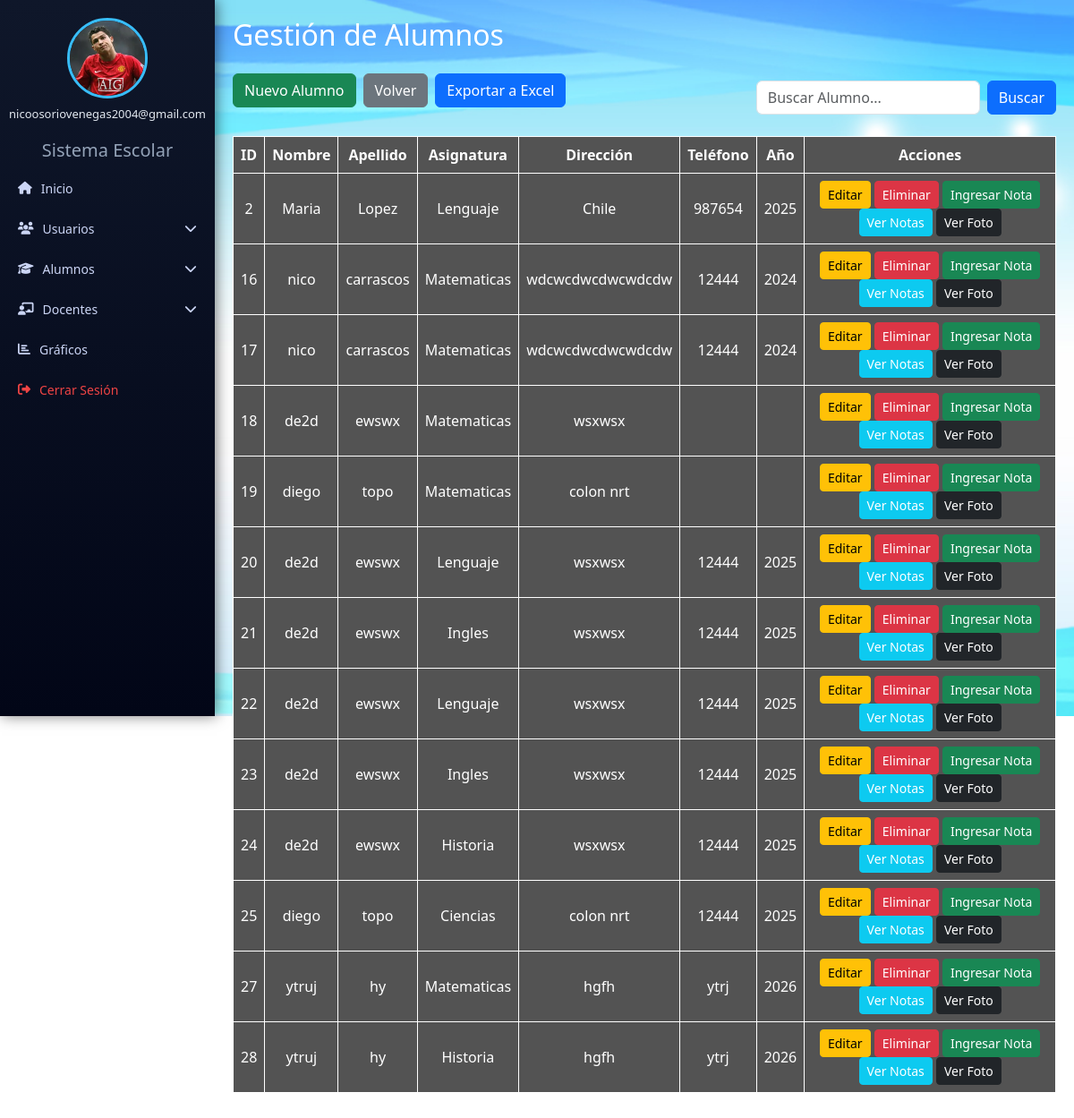
/alumnos.php (signed in), run on the app's committed database.
### tables this page shows
CREATE TABLE `usuarios` (
  `id` int(11) NOT NULL,
  `nombre` varchar(50) DEFAULT NULL,
  `apellido` varchar(50) DEFAULT NULL,
  `tipo_usuario` varchar(20) DEFAULT NULL,
  `correo` varchar(100) DEFAULT NULL,
  `password` varchar(255) DEFAULT NULL,
  `token` varchar(100) DEFAULT NULL,
  `token_expira` datetime DEFAULT NULL,
  `foto` varchar(255) DEFAULT 'imagenes/user.png',
  `role` enum('administrador','usuario') NOT NULL DEFAULT 'usuario'
);

CREATE TABLE `alumnos` (
  `id` int(11) NOT NULL,
  `nombre_alumno` varchar(50) DEFAULT NULL,
  `apellido_alumno` varchar(50) DEFAULT NULL,
  `asignatura` text DEFAULT NULL,
  `direccion_alumno` varchar(100) DEFAULT NULL,
  `telefono_alumno` varchar(20) DEFAULT NULL,
  `anio_escolar` varchar(20) DEFAULT NULL,
  `foto` varchar(255) NOT NULL,
  `usuario_id` int(11) DEFAULT NULL,
  `asignatura_id` int(11) DEFAULT NULL
);

### alumnos.php (the view, shortened to what this page needs)
<?php
include("conexion.php");
$buscar = isset($_GET['buscar']) ? $_GET['buscar'] : '';
if($buscar != ''){
    $sql = "SELECT * FROM alumnos
            WHERE id LIKE '%$buscar%'
            OR nombre_alumno LIKE '%$buscar%'
            OR apellido_alumno LIKE '%$buscar%'
            OR asignatura LIKE '%$buscar%'";
} else {
    $sql = "SELECT * FROM alumnos";
}
$resultado = mysqli_query($conexion, $sql);
?>
<!DOCTYPE html>
<html>
<head>
    <link href="https://cdn.jsdelivr.net/npm/bootstrap@5.3.2/dist/css/bootstrap.min.css" rel="stylesheet">
</head>
<body>
<?php include("sidebar.php"); ?>
<div class="container-custom">
<h2 class="mb-4">Gestión de Alumnos</h2>
<div class="d-flex justify-content-between align-items-center mb-3">
    <div class="d-flex gap-2 mb-3">
        <a href="nuevo_alumno.php" class="btn btn-success">Nuevo Alumno</a>
        <a href="dashboard.php" class="btn btn-secondary">Volver</a>
        <a href="exportar_excel.php" class="btn btn-primary">Exportar a Excel</a>
    </div>
    <form method="GET" class="d-flex">
        <input
            type="text"
            name="buscar"
            class="form-control me-2"
            placeholder="Buscar Alumno..."
            value="<?php echo $buscar; ?>"
        >
        <button type="submit" class="btn btn-primary">Buscar</button>
    </form>
</div>
<table class="table table-bordered">
    <tr>
        <th>ID</th>
        <th>Nombre</th>
        <th>Apellido</th>
        <th>Asignatura</th>
        <th>Dirección</th>
        <th>Teléfono</th>
        <th>Año</th>
        <th>Acciones</th>
    </tr>
    <?php while($fila = mysqli_fetch_array($resultado)){ ?>
    <tr>
        <td><?php echo $fila['id']; ?></td>
        <td><?php echo $fila['nombre_alumno']; ?></td>
        <td><?php echo $fila['apellido_alumno']; ?></td>
        <td><?php echo $fila['asignatura']; ?></td>
        <td><?php echo $fila['direccion_alumno']; ?></td>
        <td><?php echo $fila['telefono_alumno']; ?></td>
        <td><?php echo $fila['anio_escolar']; ?></td>
        <td>
            <a href="editar_alumno.php?id=<?php echo $fila['id']; ?>" class="btn btn-warning btn-sm">Editar</a>
            <a href="eliminar_alumno.php?id=<?php echo $fila['id']; ?>" class="btn btn-danger btn-sm">Eliminar</a>
            <a href="ingreso_notas.php?id=<?php echo $fila['id']; ?>" class="btn btn-success btn-sm">Ingresar Nota</a>
            <a href="ver_notas.php?id=<?php echo $fila['id']; ?>" class="btn btn-info btn-sm">Ver Notas</a>
            <a href="ver_foto.php?id=<?php echo $fila['id']; ?>" class="btn btn-dark btn-sm">Ver Foto</a>
        </td>
    </tr>
    <?php } ?>
</table>
</div>
</body>
</html>

### sidebar.php (shortened to what this page needs)
<?php
include("conexion.php");
$correo = $_SESSION['usuario'] ?? '';
$sql = "SELECT foto, tipo_usuario FROM usuarios WHERE correo = ?";
$stmt = $conexion->prepare($sql);
$stmt->bind_param("s", $correo);
$stmt->execute();
$result = $stmt->get_result();
$user = $result->fetch_assoc();
$tipo = strtolower(trim($_SESSION['role'] ?? ''));
$ruta = (!empty($user['foto']) && file_exists($user['foto']))
        ? $user['foto']
        : 'imagenes/user.png';
?>
<link rel="stylesheet" href="https://cdnjs.cloudflare.com/ajax/libs/font-awesome/6.5.0/css/all.min.css">
<div class="sidebar">
<div class="user-box">
<form method="POST" action="subir_foto.php" enctype="multipart/form-data" id="formFoto">
    <div class="foto-container" onclick="document.getElementById('inputFoto').click();">
        <img src="<?php echo $ruta; ?>">
    </div>
</form>
<h6><?php echo htmlspecialchars($_SESSION['usuario']); ?></h6>
</div>
<h5 style="color:#94a3b8;text-align:center;">Sistema Escolar</h5>
<a href="<?php echo ($tipo === 'administrador') ? 'dashboard.php' : 'dashboard_usuario.php'; ?>">
    <i class="fas fa-home"></i> Inicio
</a>
<?php if($tipo === 'administrador'){ ?>
<a href="#" onclick="toggleMenu('usuariosMenu', this)">
    <i class="fas fa-users"></i> Usuarios
    <i class="fas fa-chevron-down flecha"></i>
</a>
<?php } ?>
<a href="#" onclick="toggleMenu('alumnosMenu', this)">
    <i class="fas fa-graduation-cap"></i> Alumnos
    <i class="fas fa-chevron-down flecha"></i>
</a>
<a href="#" onclick="toggleMenu('docentesMenu', this)">
    <i class="fas fa-chalkboard-teacher"></i> Docentes
    <i class="fas fa-chevron-down flecha"></i>
</a>
<a href="<?php echo ($tipo === 'administrador') ? 'grafico_notas.php' : 'grafico_notas_usuario.php'; ?>">
    <i class="fas fa-chart-bar"></i> Gráficos
</a>
<a href="logout.php" class="logout">
    <i class="fas fa-sign-out-alt"></i> Cerrar Sesión
</a>
</div>

### alumnos.php (style rules this page uses)
body { margin: 0; height: 100vh; background-image: url("imagenes/fondo6.jpg"); background-size: cover; background-position: center; background-repeat: no-repeat; }
.container-custom { margin-left: 240px; padding: 20px; }
table { width: 100%; background-color: #000000 !important; color: #fff !important; }
table th, table td { border: 1px solid #fff !important; text-align: center; vertical-align: middle; background-color: #535353 !important; color: #fff !important; }
table th { background-color: #535353 !important; }
.btn-warning { color: #000 !important; }
.btn-danger, .btn-success, .btn-info, .btn-primary, .btn-secondary { color: #fff !important; }
.d-flex input[type="text"] { max-width: 250px; }
h2 { color: #ffffff; }

### sidebar.php (style rules this page uses)
.sidebar { position: fixed; top: 0; left: 0; width: 240px; height: 100vh; background: linear-gradient(180deg, #0f172a, #020617); padding-top: 20px; box-shadow: 2px 0px 15px rgba(0,0,0,0.5); }
.user-box { text-align: center; margin-bottom: 20px; }
.foto-container { width: 90px; height: 90px; margin: auto; cursor: pointer; }
.foto-container img { width: 100%; height: 100%; border-radius: 50%; border: 3px solid #38bdf8; object-fit: cover; transition: 0.3s; }
.user-box h6 { color: #e2e8f0; margin-top: 10px; font-size: 13px; }
.sidebar a { display: flex; align-items: center; gap: 10px; color: #cbd5f5; padding: 12px 20px; text-decoration: none; font-size: 14px; transition: 0.3s; }
.flecha { margin-left: auto; transition: 0.3s; }
.logout { color: #ef4444 !important; }

### data on the page
usuarios: foto (picture)
alumnos: id "2", nombre_alumno "Maria", apellido_alumno "Lopez", asignatura "Lenguaje", direccion_alumno "Chile", telefono_alumno "987654", anio_escolar "2025"
alumnos: id "16", nombre_alumno "nico", apellido_alumno "carrascos", asignatura "Matematicas", direccion_alumno "wdcwcdwcdwcwdcdw", telefono_alumno "12444", anio_escolar "2024"
alumnos: id "17", nombre_alumno "nico", apellido_alumno "carrascos", asignatura "Matematicas", direccion_alumno "wdcwcdwcdwcwdcdw", telefono_alumno "12444", anio_escolar "2024"
alumnos: id "18", nombre_alumno "de2d", apellido_alumno "ewswx", asignatura "Matematicas", direccion_alumno "wsxwsx"
alumnos: id "19", nombre_alumno "diego", apellido_alumno "topo", asignatura "Matematicas", direccion_alumno "colon nrt"
alumnos: id "20", nombre_alumno "de2d", apellido_alumno "ewswx", asignatura "Lenguaje", direccion_alumno "wsxwsx", telefono_alumno "12444", anio_escolar "2025"
alumnos: id "21", nombre_alumno "de2d", apellido_alumno "ewswx", asignatura "Ingles", direccion_alumno "wsxwsx", telefono_alumno "12444", anio_escolar "2025"
alumnos: id "22", nombre_alumno "de2d", apellido_alumno "ewswx", asignatura "Lenguaje", direccion_alumno "wsxwsx", telefono_alumno "12444", anio_escolar "2025"
alumnos: id "23", nombre_alumno "de2d", apellido_alumno "ewswx", asignatura "Ingles", direccion_alumno "wsxwsx", telefono_alumno "12444", anio_escolar "2025"
alumnos: id "24", nombre_alumno "de2d", apellido_alumno "ewswx", asignatura "Historia", direccion_alumno "wsxwsx", telefono_alumno "12444", anio_escolar "2025"
alumnos: id "25", nombre_alumno "diego", apellido_alumno "topo", asignatura "Ciencias", direccion_alumno "colon nrt", telefono_alumno "12444", anio_escolar "2025"
alumnos: id "27", nombre_alumno "ytruj", apellido_alumno "hy", asignatura "Matematicas", direccion_alumno "hgfh", telefono_alumno "ytrj", anio_escolar "2026"
alumnos: id "28", nombre_alumno "ytruj", apellido_alumno "hy", asignatura "Historia", direccion_alumno "hgfh", telefono_alumno "ytrj", anio_escolar "2026"

### other printed values
$_SESSION['usuario'] "nicoosoriovenegas2004@gmail.com"
